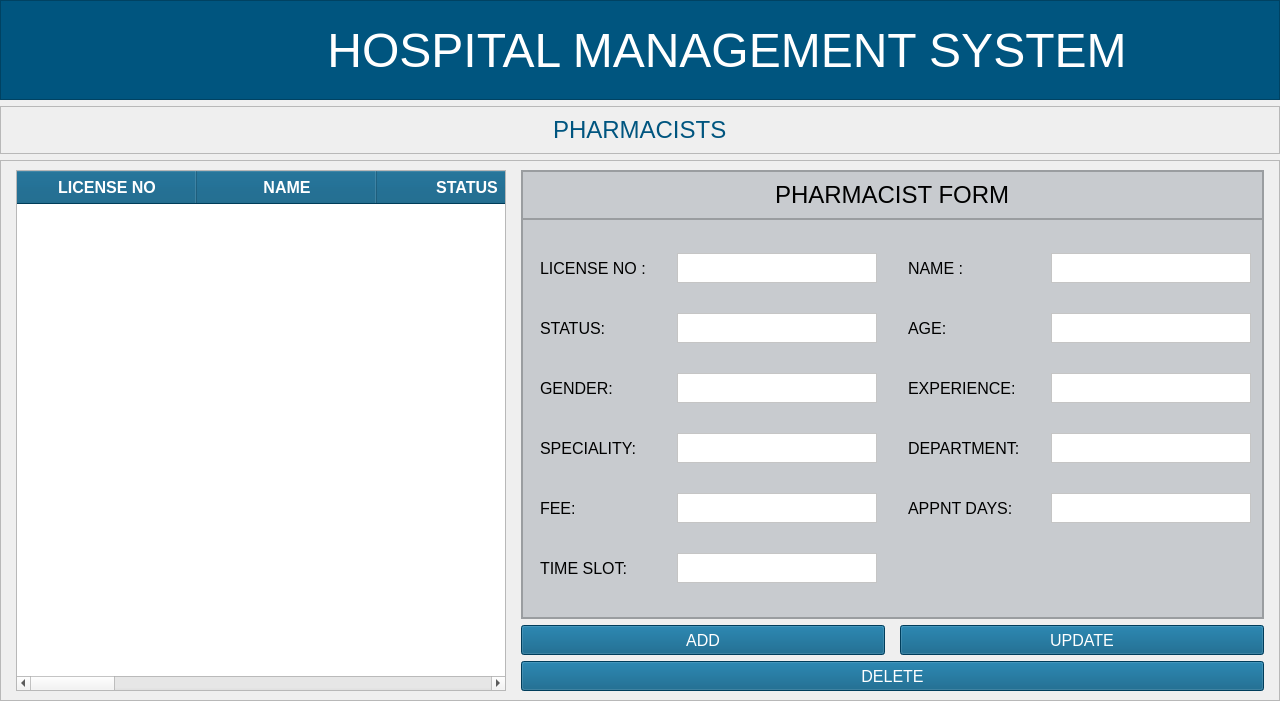
<?xml version="1.0" encoding="UTF-8"?>
<ui version="4.0">
 <class>MainWindow</class>
 <widget class="QMainWindow" name="MainWindow">
  <property name="geometry">
   <rect>
    <x>0</x>
    <y>0</y>
    <width>1280</width>
    <height>701</height>
   </rect>
  </property>
  <property name="windowTitle">
   <string>MainWindow</string>
  </property>
  <widget class="QWidget" name="centralwidget">
   <layout class="QVBoxLayout" name="verticalLayout_2">
    <property name="leftMargin">
     <number>0</number>
    </property>
    <property name="topMargin">
     <number>0</number>
    </property>
    <property name="rightMargin">
     <number>0</number>
    </property>
    <property name="bottomMargin">
     <number>0</number>
    </property>
    <item>
     <widget class="QFrame" name="header_frame">
      <property name="sizePolicy">
       <sizepolicy hsizetype="Preferred" vsizetype="Preferred">
        <horstretch>0</horstretch>
        <verstretch>0</verstretch>
       </sizepolicy>
      </property>
      <property name="minimumSize">
       <size>
        <width>1280</width>
        <height>100</height>
       </size>
      </property>
      <property name="maximumSize">
       <size>
        <width>16777215</width>
        <height>100</height>
       </size>
      </property>
      <property name="styleSheet">
       <string notr="true">background-color:rgb(0, 85, 127);</string>
      </property>
      <property name="frameShape">
       <enum>QFrame::StyledPanel</enum>
      </property>
      <property name="frameShadow">
       <enum>QFrame::Raised</enum>
      </property>
      <layout class="QHBoxLayout" name="horizontalLayout">
       <property name="sizeConstraint">
        <enum>QLayout::SetDefaultConstraint</enum>
       </property>
       <property name="leftMargin">
        <number>0</number>
       </property>
       <property name="topMargin">
        <number>0</number>
       </property>
       <property name="rightMargin">
        <number>0</number>
       </property>
       <property name="bottomMargin">
        <number>0</number>
       </property>
       <item>
        <widget class="QFrame" name="logo_frame">
         <property name="minimumSize">
          <size>
           <width>80</width>
           <height>50</height>
          </size>
         </property>
         <property name="maximumSize">
          <size>
           <width>100</width>
           <height>16777215</height>
          </size>
         </property>
         <property name="styleSheet">
          <string notr="true">background-color:transparent;
margin-top:6px;
margin-bottom:0px;</string>
         </property>
         <property name="frameShape">
          <enum>QFrame::StyledPanel</enum>
         </property>
         <property name="frameShadow">
          <enum>QFrame::Raised</enum>
         </property>
         <widget class="QLabel" name="backBtn">
          <property name="geometry">
           <rect>
            <x>20</x>
            <y>10</y>
            <width>61</width>
            <height>71</height>
           </rect>
          </property>
          <property name="cursor">
           <cursorShape>PointingHandCursor</cursorShape>
          </property>
          <property name="styleSheet">
           <string notr="true"/>
          </property>
          <property name="text">
           <string/>
          </property>
          <property name="pixmap">
           <pixmap resource="../../assets/resources.qrc">:/reosurces_logo/back-svgrepo-com.svg</pixmap>
          </property>
          <property name="scaledContents">
           <bool>true</bool>
          </property>
          <property name="alignment">
           <set>Qt::AlignCenter</set>
          </property>
         </widget>
        </widget>
       </item>
       <item>
        <widget class="QFrame" name="title_frame">
         <property name="minimumSize">
          <size>
           <width>1280</width>
           <height>0</height>
          </size>
         </property>
         <property name="font">
          <font>
           <pointsize>42</pointsize>
          </font>
         </property>
         <property name="styleSheet">
          <string notr="true">background-color:transparent;</string>
         </property>
         <property name="frameShape">
          <enum>QFrame::StyledPanel</enum>
         </property>
         <property name="frameShadow">
          <enum>QFrame::Raised</enum>
         </property>
         <layout class="QVBoxLayout" name="verticalLayout">
          <item alignment="Qt::AlignHCenter">
           <widget class="QLabel" name="title_label">
            <property name="minimumSize">
             <size>
              <width>800</width>
              <height>0</height>
             </size>
            </property>
            <property name="font">
             <font>
              <pointsize>36</pointsize>
             </font>
            </property>
            <property name="styleSheet">
             <string notr="true">color:#fff;</string>
            </property>
            <property name="text">
             <string>HOSPITAL MANAGEMENT SYSTEM</string>
            </property>
            <property name="alignment">
             <set>Qt::AlignCenter</set>
            </property>
           </widget>
          </item>
         </layout>
        </widget>
       </item>
      </layout>
     </widget>
    </item>
    <item>
     <widget class="QFrame" name="frame_15">
      <property name="maximumSize">
       <size>
        <width>16777215</width>
        <height>80</height>
       </size>
      </property>
      <property name="frameShape">
       <enum>QFrame::StyledPanel</enum>
      </property>
      <property name="frameShadow">
       <enum>QFrame::Raised</enum>
      </property>
      <layout class="QVBoxLayout" name="verticalLayout_22">
       <item alignment="Qt::AlignHCenter">
        <widget class="QLabel" name="activityNameDisp">
         <property name="font">
          <font>
           <pointsize>18</pointsize>
          </font>
         </property>
         <property name="styleSheet">
          <string notr="true">color:rgb(0, 85, 127);</string>
         </property>
         <property name="text">
          <string>PHARMACISTS</string>
         </property>
        </widget>
       </item>
      </layout>
     </widget>
    </item>
    <item>
     <widget class="QFrame" name="frame">
      <property name="frameShape">
       <enum>QFrame::StyledPanel</enum>
      </property>
      <property name="frameShadow">
       <enum>QFrame::Raised</enum>
      </property>
      <layout class="QGridLayout" name="gridLayout_2">
       <property name="leftMargin">
        <number>15</number>
       </property>
       <property name="topMargin">
        <number>9</number>
       </property>
       <property name="rightMargin">
        <number>15</number>
       </property>
       <property name="horizontalSpacing">
        <number>15</number>
       </property>
       <item row="0" column="1" colspan="2">
        <widget class="QFrame" name="frame_3">
         <property name="styleSheet">
          <string notr="true">BACKGROUND-COLOR:#c8cbcf;
BORDER-RADIUS:5PX;</string>
         </property>
         <property name="frameShape">
          <enum>QFrame::StyledPanel</enum>
         </property>
         <property name="frameShadow">
          <enum>QFrame::Raised</enum>
         </property>
         <layout class="QVBoxLayout" name="verticalLayout_3">
          <property name="spacing">
           <number>0</number>
          </property>
          <property name="leftMargin">
           <number>0</number>
          </property>
          <property name="topMargin">
           <number>0</number>
          </property>
          <property name="rightMargin">
           <number>0</number>
          </property>
          <property name="bottomMargin">
           <number>0</number>
          </property>
          <item>
           <widget class="QFrame" name="frame_4">
            <property name="font">
             <font>
              <pointsize>15</pointsize>
             </font>
            </property>
            <property name="frameShape">
             <enum>QFrame::StyledPanel</enum>
            </property>
            <property name="frameShadow">
             <enum>QFrame::Raised</enum>
            </property>
            <layout class="QHBoxLayout" name="horizontalLayout_3">
             <item alignment="Qt::AlignHCenter">
              <widget class="QLabel" name="label">
               <property name="font">
                <font>
                 <pointsize>18</pointsize>
                </font>
               </property>
               <property name="text">
                <string>PHARMACIST FORM</string>
               </property>
              </widget>
             </item>
            </layout>
           </widget>
          </item>
          <item>
           <widget class="QFrame" name="frame_5">
            <property name="styleSheet">
             <string notr="true">padding-right:2px;
padding-left:2px;</string>
            </property>
            <property name="frameShape">
             <enum>QFrame::StyledPanel</enum>
            </property>
            <property name="frameShadow">
             <enum>QFrame::Raised</enum>
            </property>
            <layout class="QGridLayout" name="gridLayout">
             <property name="horizontalSpacing">
              <number>25</number>
             </property>
             <item row="2" column="2">
              <widget class="QLabel" name="label_5">
               <property name="font">
                <font>
                 <pointsize>12</pointsize>
                </font>
               </property>
               <property name="text">
                <string>AGE:</string>
               </property>
              </widget>
             </item>
             <item row="3" column="3">
              <widget class="QTextEdit" name="pharmExpEntry">
               <property name="maximumSize">
                <size>
                 <width>200</width>
                 <height>30</height>
                </size>
               </property>
               <property name="font">
                <font>
                 <pointsize>12</pointsize>
                </font>
               </property>
               <property name="styleSheet">
                <string notr="true">background-color:white;</string>
               </property>
              </widget>
             </item>
             <item row="3" column="2">
              <widget class="QLabel" name="label_8">
               <property name="font">
                <font>
                 <pointsize>12</pointsize>
                </font>
               </property>
               <property name="text">
                <string>EXPERIENCE:</string>
               </property>
              </widget>
             </item>
             <item row="3" column="1">
              <widget class="QTextEdit" name="pharmGenEntry">
               <property name="maximumSize">
                <size>
                 <width>200</width>
                 <height>30</height>
                </size>
               </property>
               <property name="font">
                <font>
                 <pointsize>12</pointsize>
                </font>
               </property>
               <property name="styleSheet">
                <string notr="true">background-color:white;</string>
               </property>
              </widget>
             </item>
             <item row="2" column="0">
              <widget class="QLabel" name="label_4">
               <property name="font">
                <font>
                 <pointsize>12</pointsize>
                </font>
               </property>
               <property name="text">
                <string>STATUS:</string>
               </property>
              </widget>
             </item>
             <item row="0" column="3">
              <widget class="QTextEdit" name="pharmNameEntry">
               <property name="maximumSize">
                <size>
                 <width>200</width>
                 <height>30</height>
                </size>
               </property>
               <property name="font">
                <font>
                 <pointsize>12</pointsize>
                </font>
               </property>
               <property name="styleSheet">
                <string notr="true">background-color:white;</string>
               </property>
              </widget>
             </item>
             <item row="4" column="0">
              <widget class="QLabel" name="label_9">
               <property name="font">
                <font>
                 <pointsize>12</pointsize>
                </font>
               </property>
               <property name="text">
                <string>SPECIALITY:</string>
               </property>
              </widget>
             </item>
             <item row="2" column="3">
              <widget class="QTextEdit" name="pharmAgeEntry">
               <property name="maximumSize">
                <size>
                 <width>200</width>
                 <height>30</height>
                </size>
               </property>
               <property name="font">
                <font>
                 <pointsize>12</pointsize>
                </font>
               </property>
               <property name="styleSheet">
                <string notr="true">background-color:white;</string>
               </property>
              </widget>
             </item>
             <item row="4" column="1">
              <widget class="QTextEdit" name="pharmSpecEntry">
               <property name="maximumSize">
                <size>
                 <width>200</width>
                 <height>30</height>
                </size>
               </property>
               <property name="font">
                <font>
                 <pointsize>12</pointsize>
                </font>
               </property>
               <property name="styleSheet">
                <string notr="true">background-color:white;</string>
               </property>
              </widget>
             </item>
             <item row="7" column="1">
              <widget class="QTextEdit" name="phramFeeEntry">
               <property name="maximumSize">
                <size>
                 <width>200</width>
                 <height>30</height>
                </size>
               </property>
               <property name="font">
                <font>
                 <pointsize>12</pointsize>
                </font>
               </property>
               <property name="styleSheet">
                <string notr="true">background-color:white;</string>
               </property>
              </widget>
             </item>
             <item row="0" column="2">
              <widget class="QLabel" name="label_3">
               <property name="font">
                <font>
                 <pointsize>12</pointsize>
                </font>
               </property>
               <property name="text">
                <string>NAME :</string>
               </property>
              </widget>
             </item>
             <item row="0" column="0">
              <widget class="QLabel" name="label_2">
               <property name="font">
                <font>
                 <pointsize>12</pointsize>
                </font>
               </property>
               <property name="text">
                <string>LICENSE NO :</string>
               </property>
              </widget>
             </item>
             <item row="7" column="0">
              <widget class="QLabel" name="label_11">
               <property name="font">
                <font>
                 <pointsize>12</pointsize>
                </font>
               </property>
               <property name="text">
                <string>FEE:</string>
               </property>
              </widget>
             </item>
             <item row="2" column="1">
              <widget class="QTextEdit" name="pharmStatusEntry">
               <property name="maximumSize">
                <size>
                 <width>200</width>
                 <height>30</height>
                </size>
               </property>
               <property name="font">
                <font>
                 <pointsize>12</pointsize>
                </font>
               </property>
               <property name="styleSheet">
                <string notr="true">background-color:white;</string>
               </property>
              </widget>
             </item>
             <item row="4" column="2">
              <widget class="QLabel" name="label_10">
               <property name="font">
                <font>
                 <pointsize>12</pointsize>
                </font>
               </property>
               <property name="text">
                <string>DEPARTMENT:</string>
               </property>
              </widget>
             </item>
             <item row="7" column="3">
              <widget class="QTextEdit" name="pharmAppntEntry">
               <property name="maximumSize">
                <size>
                 <width>200</width>
                 <height>30</height>
                </size>
               </property>
               <property name="font">
                <font>
                 <pointsize>12</pointsize>
                </font>
               </property>
               <property name="styleSheet">
                <string notr="true">background-color:white;</string>
               </property>
              </widget>
             </item>
             <item row="4" column="3">
              <widget class="QTextEdit" name="phramDeptEntry">
               <property name="maximumSize">
                <size>
                 <width>200</width>
                 <height>30</height>
                </size>
               </property>
               <property name="font">
                <font>
                 <pointsize>12</pointsize>
                </font>
               </property>
               <property name="styleSheet">
                <string notr="true">background-color:white;</string>
               </property>
              </widget>
             </item>
             <item row="3" column="0">
              <widget class="QLabel" name="label_7">
               <property name="font">
                <font>
                 <pointsize>12</pointsize>
                </font>
               </property>
               <property name="text">
                <string>GENDER:</string>
               </property>
              </widget>
             </item>
             <item row="7" column="2">
              <widget class="QLabel" name="label_12">
               <property name="font">
                <font>
                 <pointsize>12</pointsize>
                </font>
               </property>
               <property name="text">
                <string>APPNT DAYS:</string>
               </property>
              </widget>
             </item>
             <item row="0" column="1">
              <widget class="QTextEdit" name="licNoEntry">
               <property name="maximumSize">
                <size>
                 <width>200</width>
                 <height>30</height>
                </size>
               </property>
               <property name="font">
                <font>
                 <pointsize>12</pointsize>
                </font>
               </property>
               <property name="styleSheet">
                <string notr="true">background-color:white;</string>
               </property>
              </widget>
             </item>
             <item row="8" column="1">
              <widget class="QTextEdit" name="phramTimeEntry">
               <property name="maximumSize">
                <size>
                 <width>200</width>
                 <height>30</height>
                </size>
               </property>
               <property name="font">
                <font>
                 <pointsize>12</pointsize>
                </font>
               </property>
               <property name="styleSheet">
                <string notr="true">background-color:white;</string>
               </property>
              </widget>
             </item>
             <item row="8" column="0">
              <widget class="QLabel" name="label_13">
               <property name="font">
                <font>
                 <pointsize>12</pointsize>
                </font>
               </property>
               <property name="text">
                <string>TIME SLOT:</string>
               </property>
              </widget>
             </item>
            </layout>
           </widget>
          </item>
         </layout>
        </widget>
       </item>
       <item row="2" column="1" colspan="2">
        <widget class="QPushButton" name="delPharmBtn">
         <property name="minimumSize">
          <size>
           <width>200</width>
           <height>30</height>
          </size>
         </property>
         <property name="font">
          <font>
           <pointsize>12</pointsize>
          </font>
         </property>
         <property name="cursor">
          <cursorShape>PointingHandCursor</cursorShape>
         </property>
         <property name="styleSheet">
          <string notr="true">background-color:rgb(0, 85, 127);
COLOR:WHITE;
BORDER-RADIUS:5PX</string>
         </property>
         <property name="text">
          <string>DELETE</string>
         </property>
        </widget>
       </item>
       <item row="1" column="1">
        <widget class="QPushButton" name="addPharmBtn">
         <property name="minimumSize">
          <size>
           <width>200</width>
           <height>30</height>
          </size>
         </property>
         <property name="font">
          <font>
           <pointsize>12</pointsize>
          </font>
         </property>
         <property name="cursor">
          <cursorShape>PointingHandCursor</cursorShape>
         </property>
         <property name="styleSheet">
          <string notr="true">background-color:rgb(0, 85, 127);
COLOR:WHITE;
BORDER-RADIUS:5PX</string>
         </property>
         <property name="text">
          <string>ADD</string>
         </property>
        </widget>
       </item>
       <item row="0" column="0" rowspan="3">
        <widget class="QTableWidget" name="tablePharmsDet">
         <property name="minimumSize">
          <size>
           <width>0</width>
           <height>0</height>
          </size>
         </property>
         <property name="font">
          <font>
           <pointsize>12</pointsize>
          </font>
         </property>
         <property name="cursor" stdset="0">
          <cursorShape>PointingHandCursor</cursorShape>
         </property>
         <property name="styleSheet">
          <string notr="true">QHeaderView::section {
                background-color: #00557d;
                color: white;
                font-weight: bold;
padding:5px;
            }</string>
         </property>
         <property name="editTriggers">
          <set>QAbstractItemView::NoEditTriggers</set>
         </property>
         <property name="selectionMode">
          <enum>QAbstractItemView::SingleSelection</enum>
         </property>
         <property name="selectionBehavior">
          <enum>QAbstractItemView::SelectRows</enum>
         </property>
         <property name="showGrid">
          <bool>true</bool>
         </property>
         <property name="sortingEnabled">
          <bool>true</bool>
         </property>
         <property name="wordWrap">
          <bool>false</bool>
         </property>
         <attribute name="horizontalHeaderCascadingSectionResizes">
          <bool>true</bool>
         </attribute>
         <attribute name="horizontalHeaderDefaultSectionSize">
          <number>180</number>
         </attribute>
         <attribute name="verticalHeaderDefaultSectionSize">
          <number>45</number>
         </attribute>
         <column>
          <property name="text">
           <string>LICENSE NO</string>
          </property>
          <property name="background">
           <color>
            <red>0</red>
            <green>85</green>
            <blue>125</blue>
           </color>
          </property>
         </column>
         <column>
          <property name="text">
           <string>NAME</string>
          </property>
         </column>
         <column>
          <property name="text">
           <string>STATUS</string>
          </property>
         </column>
         <column>
          <property name="text">
           <string>AGE</string>
          </property>
         </column>
         <column>
          <property name="text">
           <string>GENDER</string>
          </property>
         </column>
         <column>
          <property name="text">
           <string>EXP</string>
          </property>
         </column>
         <column>
          <property name="text">
           <string>SPECIALITY</string>
          </property>
         </column>
         <column>
          <property name="text">
           <string>DEPT</string>
          </property>
         </column>
         <column>
          <property name="text">
           <string>FEE</string>
          </property>
         </column>
         <column>
          <property name="text">
           <string>APPNT DAYS</string>
          </property>
         </column>
         <column>
          <property name="text">
           <string>TIME SLOT</string>
          </property>
         </column>
        </widget>
       </item>
       <item row="1" column="2">
        <widget class="QPushButton" name="updtPharmBtn">
         <property name="minimumSize">
          <size>
           <width>200</width>
           <height>30</height>
          </size>
         </property>
         <property name="font">
          <font>
           <pointsize>12</pointsize>
          </font>
         </property>
         <property name="cursor">
          <cursorShape>PointingHandCursor</cursorShape>
         </property>
         <property name="styleSheet">
          <string notr="true">background-color:rgb(0, 85, 127);
COLOR:WHITE;
BORDER-RADIUS:5PX</string>
         </property>
         <property name="text">
          <string>UPDATE</string>
         </property>
        </widget>
       </item>
      </layout>
     </widget>
    </item>
   </layout>
  </widget>
 </widget>
 <resources>
  <include location="../../assets/resources.qrc"/>
 </resources>
 <connections/>
</ui>
